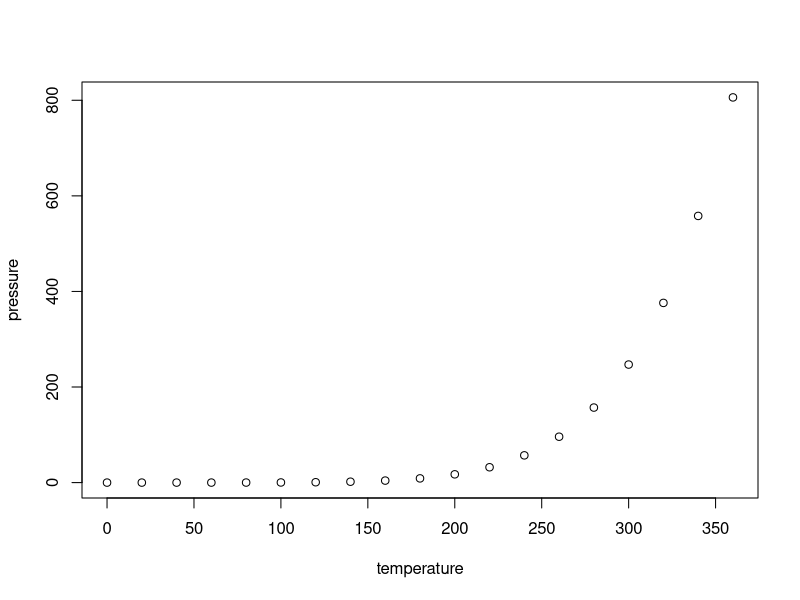
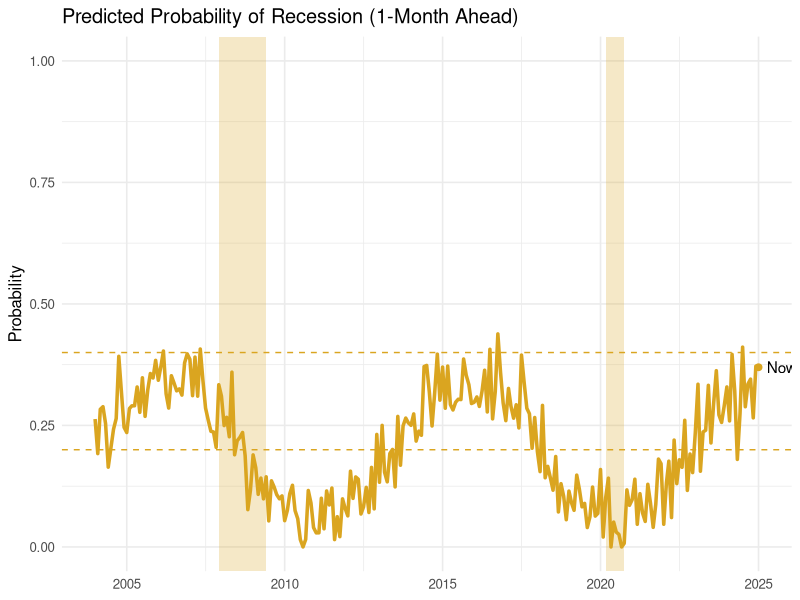
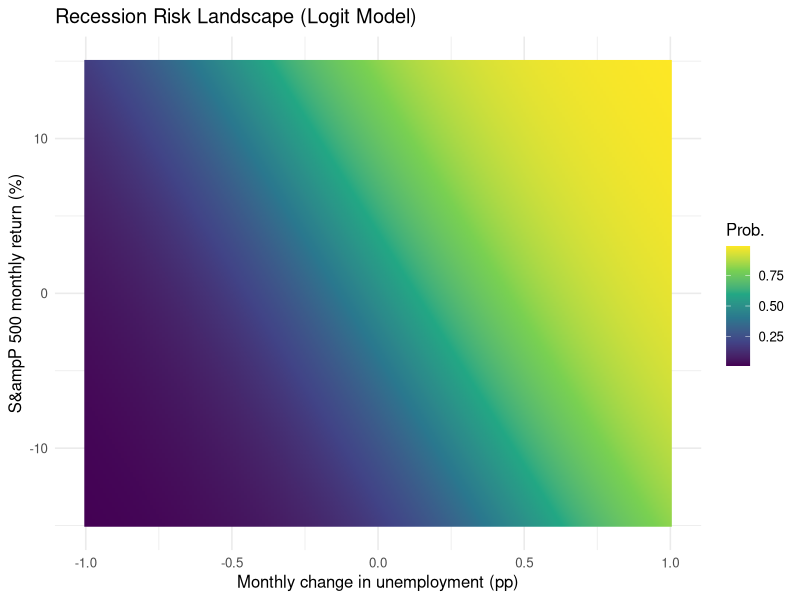
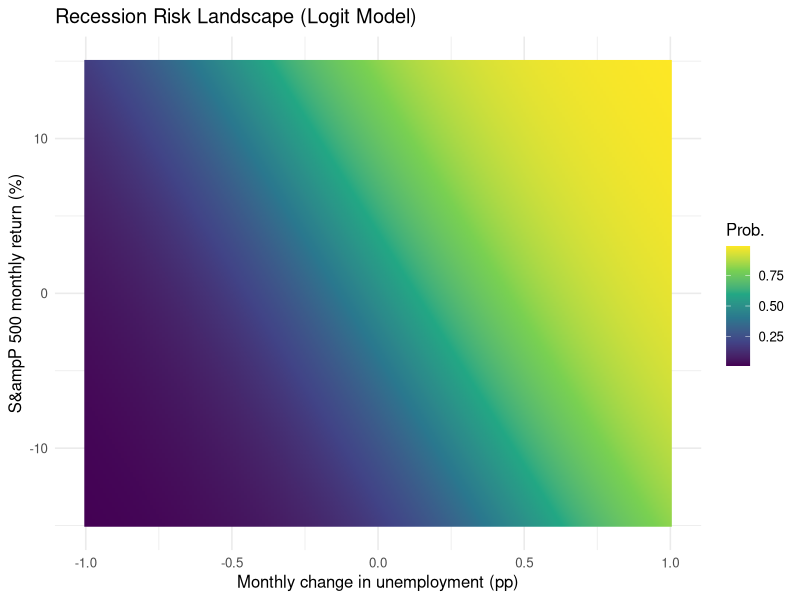

Write R code to recreate these figures, in order.
## ---- chunk 1
knitr::opts_chunk$set(echo = TRUE)
## ---- chunk 2
summary(cars)
## ---- chunk 3
plot(pressure)
## ---- chunk 4
library(ggplot2)
library(dplyr)
set.seed(0)
dates <- seq(as.Date("2004-01-01"), as.Date("2025-01-01"), by = "month")
n <- length(dates)
prob <- pmin(pmax(0.2 + 0.15*sin(seq(0, 14, length.out=n)) + 0.05*rnorm(n), 0), 1)
recessions <- tibble(
  xmin = as.Date(c("2007-12-01", "2020-03-01")),
  xmax = as.Date(c("2009-06-01", "2020-10-01"))
)
df <- tibble(date = dates, prob = prob)
ggplot(df, aes(x=date, y=prob)) +
  geom_rect(data = recessions,
            aes(xmin=xmin, xmax=xmax, ymin=-Inf, ymax=Inf),
            inherit.aes=FALSE, fill="goldenrod", alpha=0.25) +
  geom_line(color="goldenrod", linewidth=1.2) +
  geom_hline(yintercept=c(0.2,0.4), color="goldenrod", linetype="dashed") +
  geom_point(data=df[n,], color="goldenrod", size=2) +
  annotate("text", x=df$date[n], y=df$prob[n],
           label=sprintf("Now: %.1f%%", df$prob[n]*100),
           
           hjust=-0.1, vjust=0.5) +
  scale_y_continuous(limits=c(0,1)) +
  labs(title="Predicted Probability of Recession (1-Month Ahead)",
       y="Probability", x=NULL) +
  theme_minimal(base_size=12)
## ---- chunk 5
library(ggplot2)
d_unemp <- seq(-1, 1, length.out=200)
sp_ret <- seq(-15, 15, length.out=200)
grid <- expand.grid(d_unemp=d_unemp, sp_ret=sp_ret)
grid$prob <- 1 / (1 + exp(-(3*grid$d_unemp + 0.1*grid$sp_ret)))
ggplot(grid, aes(x=d_unemp, y=sp_ret, fill=prob)) +
geom_raster(interpolate=TRUE) +
scale_fill_viridis_c(name="Prob.") +
labs(title="Recession Risk Landscape (Logit Model)",
x="Monthly change in unemployment (pp)",
y="S&ampP 500 monthly return (%)") +
theme_minimal(base_size=12)
## ---- chunk 6
library(ggplot2)
d_unemp <- seq(-1, 1, length.out=200)
sp_ret <- seq(-15, 15, length.out=200)
grid <- expand.grid(d_unemp=d_unemp, sp_ret=sp_ret)
grid$prob <- 1 / (1 + exp(-(3*grid$d_unemp + 0.1*grid$sp_ret)))
ggplot(grid, aes(x=d_unemp, y=sp_ret, fill=prob)) +
geom_raster(interpolate=TRUE) +
scale_fill_viridis_c(name="Prob.") +
labs(title="Recession Risk Landscape (Logit Model)",
x="Monthly change in unemployment (pp)",
y="S&ampP 500 monthly return (%)") +
theme_minimal(base_size=12)
